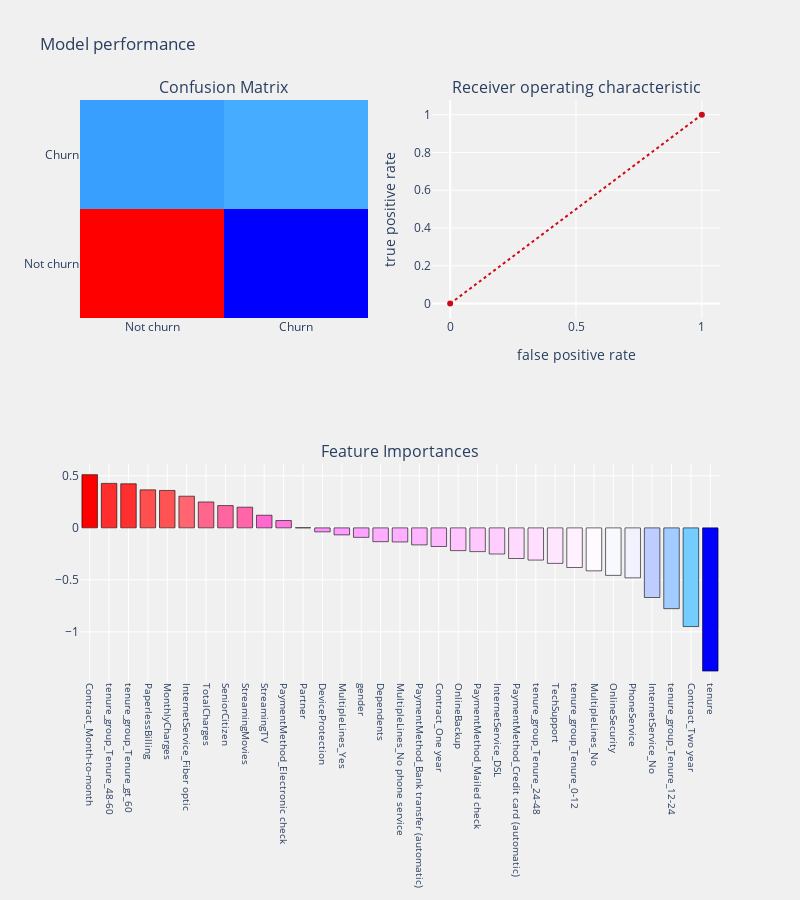

Here is the notebook cell this chart was saved with:
### Code cell
configure_plotly_browser_state()

telecom_churn_prediction(logit,train_X,test_X,train_Y,test_Y,cols,"coefficients",threshold_plot = True)

### Figure 1 — Plotly figure (JSON) as saved in the notebook; plotly's stock layout.template omitted (floating-point values rounded to 4 significant figures)
{"data": [{"name": "matrix", "colorscale": [[0, "rgb(0,0,255)"], [0.1, "rgb(51,153,255)"], [0.2, "rgb(102,204,255)"], [0.3, "rgb(153,204,255)"], [0.4, "rgb(204,204,255)"], [0.5, "rgb(255,255,255)"], [0.6, "rgb(255,204,255)"], [0.7, "rgb(255,153,255)"], [0.8, "rgb(255,102,204)"], [0.9, "rgb(255,102,102)"], [1, "rgb(255,0,0)"]], "yaxis": "y", "y": ["Not churn", "Churn"], "xaxis": "x", "showscale": false, "x": ["Not churn", "Churn"], "z": [[1152, 116], [231, 259]], "type": "heatmap"}, {"yaxis": "y2", "xaxis": "x2", "y": [0, 1], "x": [0, 1], "line": {"color": "rgb(205, 12, 24)", "dash": "dot", "width": 2}, "type": "scatter"}, {"name": "coefficients", "yaxis": "y3", "y": [0.5118, 0.428, 0.424, 0.3656, 0.3599, 0.3048, 0.2493, 0.2143, 0.199, 0.1216, 0.07057, 0.001045, -0.03824, -0.0674, -0.09132, -0.1328, -0.1357, -0.1638, -0.179, -0.219, -0.2284, -0.2513, -0.2947, -0.3098, -0.3415, -0.3814, -0.4133, -0.457, -0.4807, -0.6698, -0.7771, -0.9492, -1.378], "xaxis": "x3", "marker": {"color": [0.5118, 0.428, 0.424, 0.3656, 0.3599, 0.3048, 0.2493, 0.2143, 0.199, 0.1216, 0.07057, 0.001045, -0.03824, -0.0674, -0.09132, -0.1328, -0.1357, -0.1638, -0.179, -0.219, -0.2284, -0.2513, -0.2947, -0.3098, -0.3415, -0.3814, -0.4133, -0.457, -0.4807, -0.6698, -0.7771, -0.9492, -1.378], "line": {"color": "black", "width": 0.6}, "colorscale": [[0, "rgb(0,0,255)"], [0.1, "rgb(51,153,255)"], [0.2, "rgb(102,204,255)"], [0.3, "rgb(153,204,255)"], [0.4, "rgb(204,204,255)"], [0.5, "rgb(255,255,255)"], [0.6, "rgb(255,204,255)"], [0.7, "rgb(255,153,255)"], [0.8, "rgb(255,102,204)"], [0.9, "rgb(255,102,102)"], [1, "rgb(255,0,0)"]]}, "x": ["Contract_Month-to-month", "tenure_group_Tenure_48-60", "tenure_group_Tenure_gt_60", "PaperlessBilling", "MonthlyCharges", "InternetService_Fiber optic", "TotalCharges", "SeniorCitizen", "StreamingMovies", "StreamingTV", "PaymentMethod_Electronic check", "Partner", "DeviceProtection", "MultipleLines_Yes", "gender", "Dependents", "MultipleLines_No phone service", "PaymentMethod_Bank transfer (automatic)", "Contract_One year", "OnlineBackup", "PaymentMethod_Mailed check", "InternetService_DSL", "PaymentMethod_Credit card (automatic)", "tenure_group_Tenure_24-48", "TechSupport", "tenure_group_Tenure_0-12", "MultipleLines_No", "OnlineSecurity", "PhoneService", "InternetService_No", "tenure_group_Tenure_12-24", "Contract_Two year", "tenure"], "type": "bar"}], "layout": {"autosize": false, "xaxis2": {"domain": [0.55, 1], "anchor": "y2", "title": {"text": "false positive rate"}}, "xaxis": {"domain": [0, 0.45], "anchor": "y"}, "title": {"text": "Model performance"}, "paper_bgcolor": "rgba(240,240,240, 0.95)", "plot_bgcolor": "rgba(240,240,240, 0.95)", "yaxis": {"domain": [0.625, 1], "anchor": "x"}, "xaxis3": {"tickfont": {"size": 10}, "tickangle": 90, "domain": [0, 1], "anchor": "y3", "showgrid": true}, "showlegend": false, "height": 900, "width": 800, "yaxis2": {"domain": [0.625, 1], "anchor": "x2", "title": {"text": "true positive rate"}}, "yaxis3": {"domain": [0, 0.375], "anchor": "x3"}, "margin": {"b": 195}, "annotations": [{"yanchor": "bottom", "xref": "paper", "xanchor": "center", "yref": "paper", "text": "Confusion Matrix", "y": 1, "x": 0.225, "font": {"size": 16}, "showarrow": false}, {"yanchor": "bottom", "xref": "paper", "xanchor": "center", "yref": "paper", "text": "Receiver operating characteristic", "y": 1, "x": 0.775, "font": {"size": 16}, "showarrow": false}, {"yanchor": "bottom", "xref": "paper", "xanchor": "center", "yref": "paper", "text": "Feature Importances", "y": 0.375, "x": 0.5, "font": {"size": 16}, "showarrow": false}]}}
